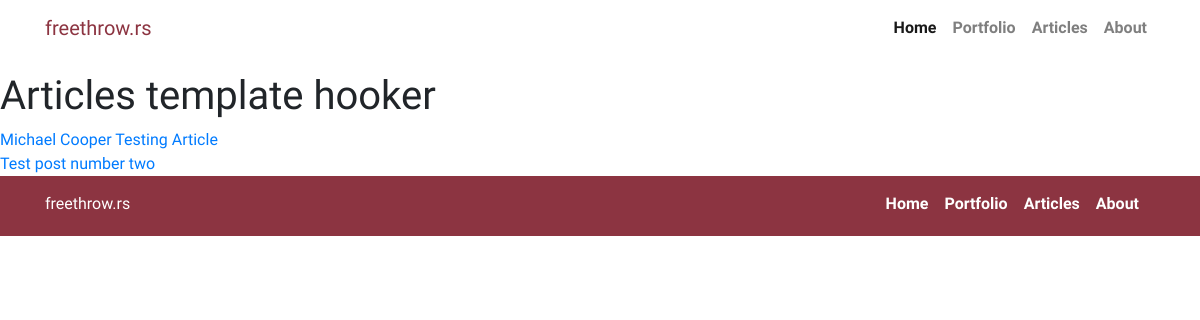
/articles/, run on an earlier commit of the app's database.
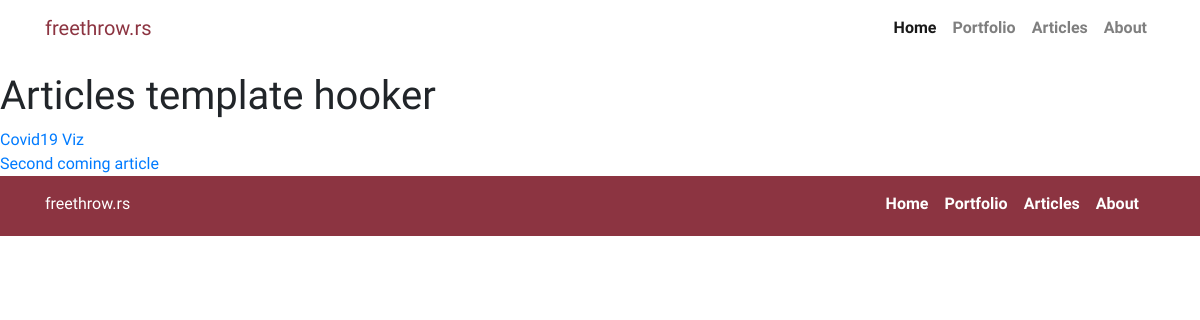
And on a later commit of the database.
### articles/models.py (models this page shows, shortened)
class Article(models.Model):
    title = models.CharField(max_length=200)
    body = models.TextField(blank=True, null=True)
    short = models.TextField()
    cover = models.ForeignKey('Picture', null=True, blank=True, on_delete=models.CASCADE, related_name='cover_img')
    slug = AutoSlugField(populate_from='title')
    is_portfolio = models.BooleanField(default = False)
    weigth = models.IntegerField(default = 1)
    def get_absolute_url(self):
        return reverse('article_detail', kwargs={'slug': self.slug})

### articles/views.py (the view)
# urls.py: path('articles/', ArticleListView.as_view(), name='articles'),
class ArticleListView(ListView):
    model = Article
    queryset = Article.objects.filter(is_portfolio=False)
    template_name = 'articles.html'

### templates/articles.html (shortened to what this page needs)
{% extends 'base.html' %}
{% load cloudinary %}
{% load markdown_deux_tags %}
{% block content %}
    <h1>Articles template hooker</h1>
    {% for article in object_list %}
    <article>
        <a href="{{ article.get_absolute_url }}">{{ article.title }}</a>
    </article>
    {% endfor %}
    {% endblock content %}

### templates/base.html (shortened to what this page needs)
<!DOCTYPE html>
<html lang="en">
<head>
    <link rel="stylesheet" href="https://stackpath.bootstrapcdn.com/bootstrap/4.5.2/css/bootstrap.min.css">
    {% load static %}
    <link rel="stylesheet" href="{% static 'css/style.css' %}">
    <link rel="stylesheet" href="{% static 'css/prism.css' %}">
    <link rel="stylesheet" href="https://cdnjs.cloudflare.com/ajax/libs/lightbox2/2.11.3/css/lightbox.min.css" />
  </head>
<body>
    <nav class="navbar navbar-expand-md navbar-light bg-white fixed-top">
        <div class="container-sm">
        <a class="navbar-brand logo" href="{% url 'home' %}">freethrow.rs</a>
        <div class="collapse navbar-collapse" id="navbarCollapse">
          <ul class="navbar-nav ml-auto">
            <li class="nav-item active">
              <a class="nav-link" href="{% url 'home' %}">Home <span class="sr-only">(current)</span></a>
            </li>
            <li class="nav-item">
              <a class="nav-link" href="{% url 'home' %}#portfolio">Portfolio</a>
            </li>
            <li class="nav-item">
              <a class="nav-link" href="{% url 'home' %}#articles">Articles</a>
            </li>
            <li class="nav-item">
                <a class="nav-link" href="{% url 'about' %}">About</a>
            </li>
          </ul>
          </div>
    </div>
      </nav>
  {% block content %}
  {% endblock content %}
<footer>
  <div class="container">
    <div class="row align-items-center">
      <div class="col-sm">
        <a class="logo text-white" href="http://www.freethrow.rs">freethrow.rs</a>
      </div>
    <div class="col-sm">
      <ul class="footer-menu">
        <li><a href="{% url 'home' %}">Home</a></li>
        <li><a href="{% url 'home' %}#portfolio">Portfolio</a></li>
        <li><a href="{% url 'home' %}#articles">Articles</a></li>
        <li><a href="{% url 'about' %}">About</a></li>
      </ul>
    </div>
  </div>
</div>
</footer>
</body>
</html>

### static/css/style.css (style rules this page uses)
body { font-family: 'Fira Sans', sans-serif; min-height: 100vh; padding-top: 4.5rem; display:flex; flex-direction: column; }
html { scroll-behavior: smooth; }
.logo { font-family: 'Lobster', cursive; color:#bbb; }
a.navbar-brand.logo { color:#8C3441; }
a.nav-link { font-weight: 600; }
footer { min-height:60px; background-color: #8C3441; color:#f8f8f8; display: flex; align-items: stretch; flex-direction: row; justify-content: center; }
ul.footer-menu { list-style: none; display:flex; padding:0; margin:1rem 0; flex-direction: row; justify-content: flex-end; }
ul.footer-menu>li { display: block; color:white; }
ul.footer-menu>li>a { color:white; font-weight: 600; margin-right: 1rem; transition: 0.8s color; text-decoration: none; }

What changed in the data, as far as the page shows it:
removed Article: title "Michael Cooper Testing Article"
removed Article: title "Test post number two"
added Article: title "Covid19 Viz"
added Article: title "Second coming article"
